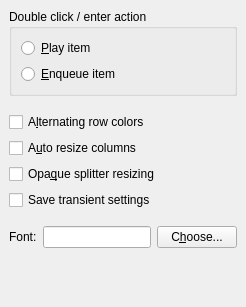
         <widget class="QWidget" name="lookAndFeelPage">
          <layout class="QVBoxLayout">
           <property name="spacing">
            <number>6</number>
           </property>
           <property name="margin">
            <number>9</number>
           </property>
           <item>
            <widget class="QGroupBox" name="groupBox">
             <property name="title">
              <string>Double click / enter action</string>
             </property>
             <layout class="QVBoxLayout">
              <property name="spacing">
               <number>6</number>
              </property>
              <property name="margin">
               <number>9</number>
              </property>
              <item>
               <widget class="QRadioButton" name="playItemRadio">
                <property name="text">
                 <string>&amp;Play item</string>
                </property>
               </widget>
              </item>
              <item>
               <widget class="QRadioButton" name="enqueueItemRadio">
                <property name="text">
                 <string>&amp;Enqueue item</string>
                </property>
               </widget>
              </item>
             </layout>
            </widget>
           </item>
           <item>
            <spacer>
             <property name="orientation">
              <enum>Qt::Vertical</enum>
             </property>
             <property name="sizeType">
              <enum>QSizePolicy::Minimum</enum>
             </property>
             <property name="sizeHint" stdset="0">
              <size>
               <width>20</width>
               <height>10</height>
              </size>
             </property>
            </spacer>
           </item>
           <item>
            <widget class="QCheckBox" name="alternatingCheck">
             <property name="text">
              <string>A&amp;lternating row colors</string>
             </property>
            </widget>
           </item>
           <item>
            <widget class="QCheckBox" name="autoResizeCheck">
             <property name="text">
              <string>A&amp;uto resize columns</string>
             </property>
            </widget>
           </item>
           <item>
            <widget class="QCheckBox" name="opaqueCheck">
             <property name="text">
              <string>Opa&amp;que splitter resizing</string>
             </property>
            </widget>
           </item>
           <item>
            <widget class="QCheckBox" name="transientSettingsCheck">
             <property name="text">
              <string>Save transient settings</string>
             </property>
            </widget>
           </item>
           <item>
            <spacer>
             <property name="orientation">
              <enum>Qt::Vertical</enum>
             </property>
             <property name="sizeType">
              <enum>QSizePolicy::Minimum</enum>
             </property>
             <property name="sizeHint" stdset="0">
              <size>
               <width>20</width>
               <height>10</height>
              </size>
             </property>
            </spacer>
           </item>
           <item>
            <layout class="QHBoxLayout">
             <property name="spacing">
              <number>6</number>
             </property>
             <property name="margin">
              <number>0</number>
             </property>
             <item>
              <widget class="QLabel" name="label_5_3_2">
               <property name="text">
                <string>Font:</string>
               </property>
               <property name="buddy">
                <cstring>fontLine</cstring>
               </property>
              </widget>
             </item>
             <item>
              <widget class="QLineEdit" name="fontLine">
               <property name="enabled">
                <bool>true</bool>
               </property>
               <property name="readOnly">
                <bool>true</bool>
               </property>
              </widget>
             </item>
             <item>
              <widget class="QPushButton" name="fontButton">
               <property name="text">
                <string>C&amp;hoose...</string>
               </property>
              </widget>
             </item>
            </layout>
           </item>
           <item>
            <spacer>
             <property name="orientation">
              <enum>Qt::Vertical</enum>
             </property>
             <property name="sizeHint" stdset="0">
              <size>
               <width>20</width>
               <height>50</height>
              </size>
             </property>
            </spacer>
           </item>
          </layout>
         </widget>
